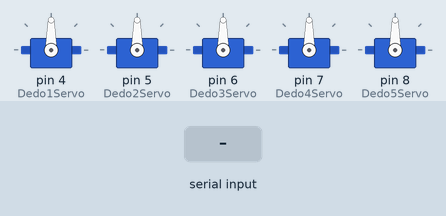
A sketch run on a simulated Arduino Mega 2560, built with avr-gcc and run on an emulated ATmega2560. On the bench: 5 × servo. Inputs (shaded band) come from the test bench.

Above: at 1.7 s.
1.8 s: "A" received over the second serial link
At 2.6 s:
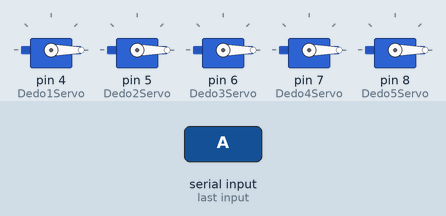
Timing chart, 0 to 4.8 s (numbered marks = the images above; inputs shaded):
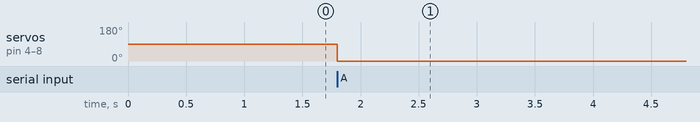

The sketch:

MaoRobo.ino
```cpp
// Programa: Mao Robo
// Arduino: Mega
// Modulo Bluetooth: HC-05
// Servo Motores: SG90
#include <SoftwareSerial.h>
#include <Servo.h>

// Variaveis dos Servo Motores
Servo Dedo1Servo;
Servo Dedo2Servo;
Servo Dedo3Servo;
Servo Dedo4Servo;
Servo Dedo5Servo;

// Variaveis da posicao do servo motor (Entre 0 e 180)
int Dedo1Ang = 0;
int Dedo2Ang = 0;
int Dedo3Ang = 0;
int Dedo4Ang = 0;
int Dedo5Ang = 0;

// Pinos para a comunicacao serial do bluetooth (TX e RX)
SoftwareSerial Bluetooth(3, 2);

// Caractere de paridade
byte Paridade;

void setup()
{
  // Ativa comunicacao serial a taxa de 9600 baud/s
  Serial.begin(9600);

  // Ativa a comunicacao do bluetooth a taxa de 38400 baud/s
  Bluetooth.begin(38400);

  // Setando os pinos dos servomotores
  Dedo1Servo.attach(4);
  delay(100); //Delay para setagem de cada servo
  Dedo2Servo.attach(5);
  delay(100);
  Dedo3Servo.attach(6);
  delay(100);
  Dedo4Servo.attach(7);
  delay(100);
  Dedo5Servo.attach(8);
  delay(100);

  pinMode(Bluetooth, INPUT);

}

void loop()
{
  // Recebimento dos dados via bluetooth
  if(Bluetooth.available()) {
    Paridade = Bluetooth.read();
    Dedo1Ang = Bluetooth.read();
    Dedo2Ang = Bluetooth.read();
    Dedo3Ang = Bluetooth.read();
    Dedo4Ang = Bluetooth.read();
    Dedo5Ang = Bluetooth.read();
  }

  if(Paridade == 'A'){   // Verificando a paridade

      // Acionamento dos motores, baseado nos dados recebidos via bluetooth
      Dedo1Servo.write(Dedo1Ang);
      Dedo2Servo.write(Dedo2Ang);
      Dedo3Servo.write(Dedo3Ang);
      Dedo4Servo.write(Dedo4Ang);
      Dedo5Servo.write(Dedo5Ang);
  }
  delay(100);
}
```

Measured:
- after the input at 1.8 s, servo on pin 4 (Dedo1Servo), servo on pin 5 (Dedo2Servo), servo on pin 6 (Dedo3Servo), servo on pin 7 (Dedo4Servo), servo on pin 8 (Dedo5Servo): 90° → 0° at once
